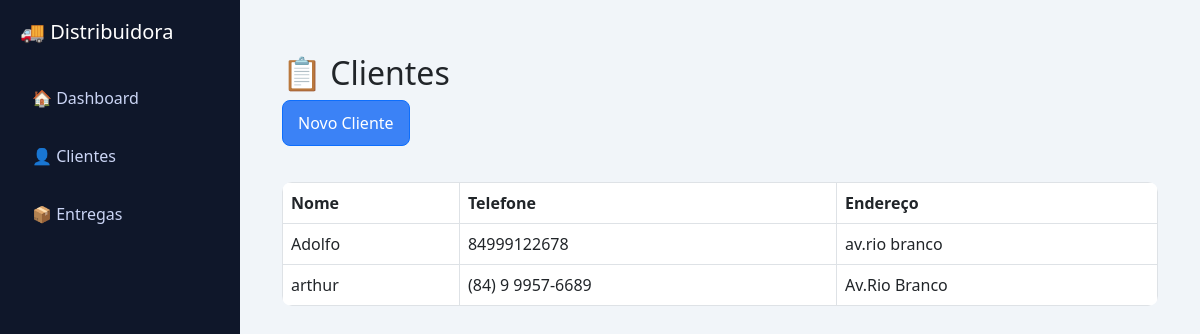
Page /clientes/ on the earlier database version.
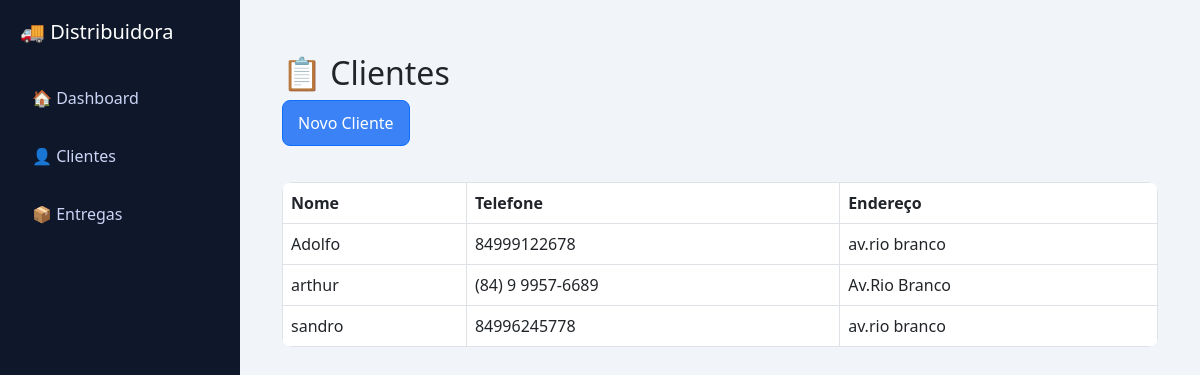
Same page on the later database version.
### core/models.py (models this page shows, shortened)
class Cliente(models.Model):
    nome = models.CharField(max_length=100)
    telefone = models.CharField(max_length=20)
    endereco = models.CharField(max_length=255)
    data_cadastro = models.DateTimeField(auto_now_add=True)

### core/views.py (the view)
# urls.py: path('clientes/', views.lista_clientes, name='lista_clientes'),
def lista_clientes(request):
    clientes = Cliente.objects.all()
    return render(request, 'lista_clientes.html', {'clientes': clientes})

### core/templates/lista_clientes.html (shortened to what this page needs)
{% extends 'base.html' %}
{% load static %}
{% block content %}
<!DOCTYPE html>
<html>
<head>
    <link href="https://cdn.jsdelivr.net/npm/bootstrap@5.3.0/dist/css/bootstrap.min.css" rel="stylesheet">
    <link rel="stylesheet" href="{% static 'css/style.css' %}">
</head>
<body>
<div class="container mt-4">
    <h2>📋 Clientes</h2>
    <a href="/clientes/novo/" class="btn btn-primary mb-3">Novo Cliente</a>
    <table class="table table-bordered">
        <thead>
            <tr>
                <th>Nome</th>
                <th>Telefone</th>
                <th>Endereço</th>
            </tr>
        </thead>
        <tbody>
            {% for cliente in clientes %}
            <tr>
                <td>{{ cliente.nome }}</td>
                <td>{{ cliente.telefone }}</td>
                <td>{{ cliente.endereco }}</td>
            </tr>
            {% endfor %}
        </tbody>
    </table>
</div>
</body>
</html>
{% endblock %}

Differences in the rows shown:
added Cliente: nome "sandro", telefone "84996245778", endereco "av.rio branco"
